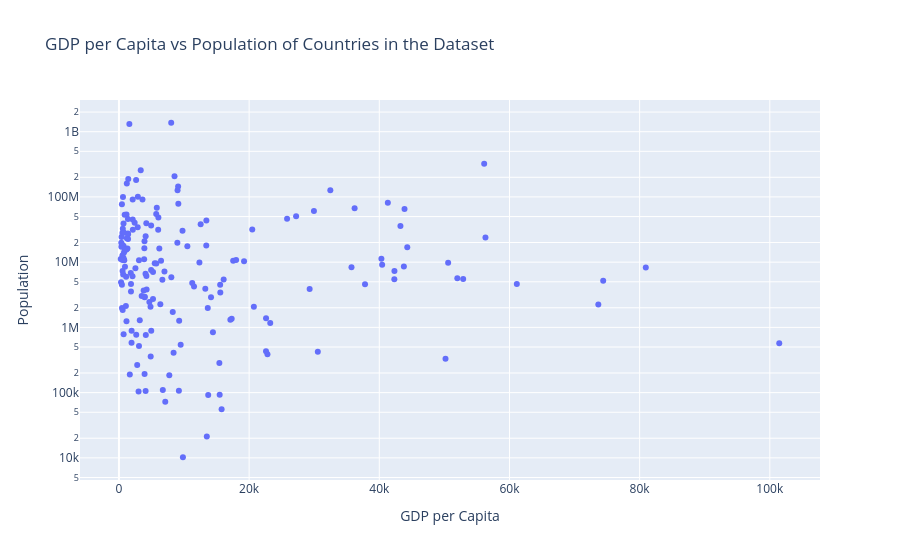
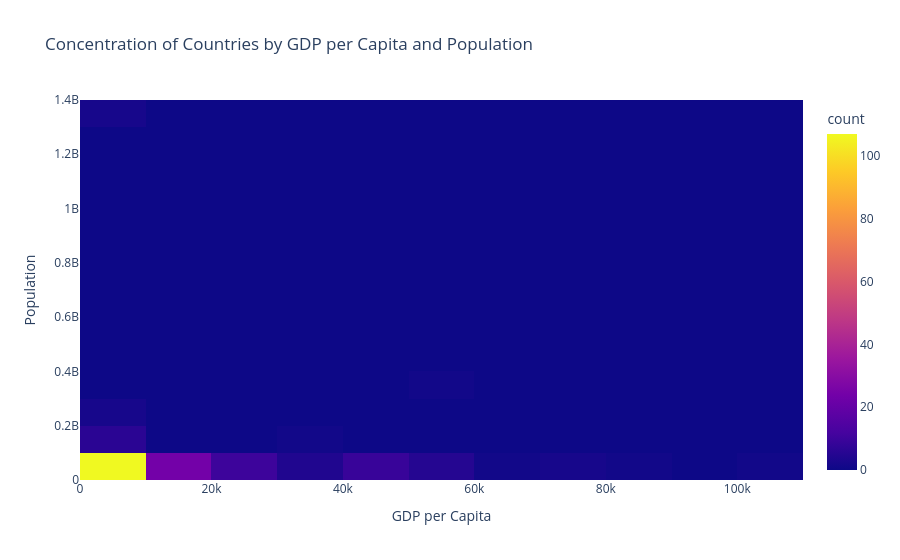

Notebook source saved alongside these figures, in order:
### Code cell
# Concentration plot GDP per capita vs Population with plotly for the countries in the dataset
countries_gdp_population = countries[['Country', 'GDP per Capita', 'Population']]
fig = px.scatter(countries_gdp_population, x='GDP per Capita', y='Population', hover_data=['Country'], title='GDP per Capita vs Population of Countries in the Dataset')
fig.update_yaxes(type='log')
fig.show()

### Figure 1 — Plotly figure (JSON) as saved in the notebook; plotly's stock layout.template omitted (floating-point values rounded to 4 significant figures; data arrays with more than 128 entries replaced by an {"elided": "..."} marker saying what was removed)
{"data": [{"customdata": {"elided": "201x1 str values"}, "hovertemplate": "GDP per Capita=%{x}<br>Population=%{y}<br>Country=%{customdata[0]}<extra></extra>", "legendgroup": "", "marker": {"color": "#636efa", "symbol": "circle"}, "mode": "markers", "name": "", "orientation": "v", "showlegend": false, "type": "scatter", "x": {"elided": "201 float values"}, "xaxis": "x", "y": {"elided": "201 float values"}, "yaxis": "y"}], "layout": {"legend": {"tracegroupgap": 0}, "title": {"text": "GDP per Capita vs Population of Countries in the Dataset"}, "xaxis": {"anchor": "y", "domain": [0, 1], "title": {"text": "GDP per Capita"}}, "yaxis": {"anchor": "x", "domain": [0, 1], "title": {"text": "Population"}, "type": "log"}}}

### Figure 2 — Plotly figure (JSON) as saved in the notebook; plotly's stock layout.template omitted (floating-point values rounded to 4 significant figures; data arrays with more than 128 entries replaced by an {"elided": "..."} marker saying what was removed)
{"data": [{"coloraxis": "coloraxis", "hovertemplate": "GDP per Capita=%{x}<br>Population=%{y}<br>count=%{z}<extra></extra>", "name": "", "type": "histogram2d", "x": {"elided": "201 float values"}, "xaxis": "x", "xbingroup": "x", "y": {"elided": "201 float values"}, "yaxis": "y", "ybingroup": "y"}], "layout": {"coloraxis": {"colorbar": {"title": {"text": "count"}}, "colorscale": [[0, "#0d0887"], [0.1111, "#46039f"], [0.2222, "#7201a8"], [0.3333, "#9c179e"], [0.4444, "#bd3786"], [0.5556, "#d8576b"], [0.6667, "#ed7953"], [0.7778, "#fb9f3a"], [0.8889, "#fdca26"], [1, "#f0f921"]]}, "legend": {"tracegroupgap": 0}, "title": {"text": "Concentration of Countries by GDP per Capita and Population"}, "xaxis": {"anchor": "y", "domain": [0, 1], "title": {"text": "GDP per Capita"}}, "yaxis": {"anchor": "x", "domain": [0, 1], "title": {"text": "Population"}}}}
